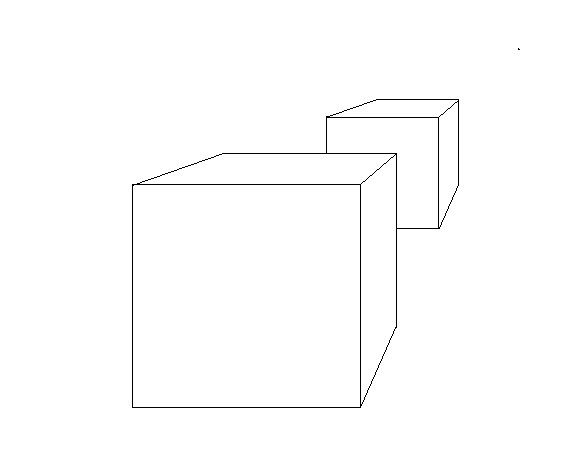
#> input picture Test.png, 581 x 466 px, found by its file name
$ python good_results.py   (Python 2 division)
#> lines starting #> are read from the running program, lines starting #| are printed output that depends on the picture; after the words box and inside, x2 and y2 are one past the last pixel; in counts of white or black regions, pixels touching at a corner belong together
from __future__ import division
import numpy
import cv2
from PIL import Image
import numpy as np
from random import randint
from matplotlib import pyplot as plt

class Point:
    pass

def good_corners():
    img = cv2.imread('Z:/Cartographer/Test.png')
#> img is the input picture: shape (466, 581, 3); 99.2% white; black in thin lines or dots, all inside (x1, y1, x2, y2) = (132, 48, 520, 408)
    gray = cv2.cvtColor(img,cv2.COLOR_BGR2GRAY)
    blur = cv2.bilateralFilter(gray, 7, 175, 175)
    corners = cv2.goodFeaturesToTrack(blur,20,0.01,10)
#> corners = 20 rows, first 8: [326, 117], [396, 153], [360, 184], [438, 117], [438, 228], [132, 184], [397, 228], [326, 152]
    corners = np.int0(corners)

    #make a set to keep track of the coordinates that are detected
    coordinates = []
    dict_gradient_maps = {}

    for i in corners:
        x,y = i.ravel()
        point = Point()
        point.x = x
        point.y = y
        coordinates.append(point)
        cv2.circle(img,(x,y),3,255,-1)
#> this loop made 20 passes
#> (x, y, point.x, point.y) on passes 1 to 12: (326, 117, 326, 117), (396, 153, 396, 153), (360, 184, 360, 184), (438, 117, 438, 117), (438, 228, 438, 228), (132, 184, 132, 184), (397, 228, 397, 228), (326, 152, 326, 152), (457, 102, 457, 102), (358, 405, 358, 405), (134, 405, 134, 405), (518, 49, 518, 49)
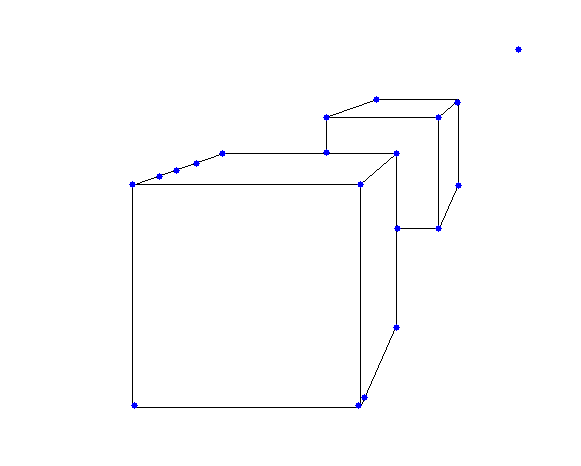
#> img: shape (466, 581, 3); 0.21% of pixels changed, all inside (x1, y1, x2, y2) = (129, 46, 522, 409)
#> after the loop, coordinates = 20 items

    while len(coordinates ) > 2 :
        smallest = find_smallest(coordinates)
        #if it's been part of a gradient check and the gradient coordinate list
        #is a good size, then the coordinates are removed from the list - they
        #don't belong in there anymore
        #we dont want to check the gradient for something we're checking against
        coordinates.remove(smallest)
        dict_gradient_maps[smallest] = gradients(coordinates)
#> this loop made 18 passes
#> (printed output is left out)
#> after the loop, coordinates = 2 items; dict_gradient_maps = 18 items

    dict_gradient_maps = {key: value for key, value in dict_gradient_maps.items() if len(value) > 0}
#> dict_gradient_maps = 13 items
    plt.imshow(img),plt.show()
    print dict_gradient_maps


#find the smallest x value for the 1st step of the algorithm
def find_smallest(coordinates):
    smallest = coordinates[0]
    place = 0
    for point in range (len(coordinates)):
        curr_x = coordinates[point].x
        if smallest.x > curr_x:
            place = point
            smallest = coordinates[point]
    return smallest


def gradients(checklist):
    gradient_map = {}
    smallest = find_smallest(checklist)
    gradient = 0
    for p in checklist:
        if p.x == smallest.x:
            continue

        gradient = round((p.y - smallest.y)/(p.x - smallest.x),1)

        if gradient in gradient_map:
            gradient_map[gradient].append(p)
        else:
            gradient_map[gradient] = [p]

    print gradient_map
    #Removing gradients with only 1 point in the thingy
    condensed_map = {key: value for key, value in gradient_map.items() if len(value) > 1}
    print "----------------------------------------------"
    return condensed_map

good_corners()
